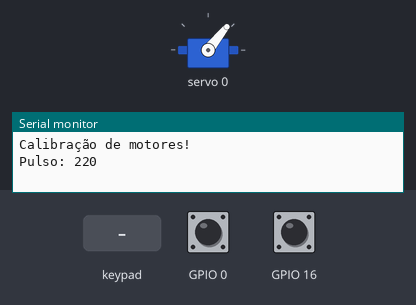
The sketch below on a simulated ESP32. Shown: servo, the last lines printed to the serial monitor. Inputs (shaded band) come from the test bench; at power-on: GPIO 0 HIGH, GPIO 16 HIGH.

Above: at 3.2 s.
3.3 s: key 'O' pressed
At 5.5 s:
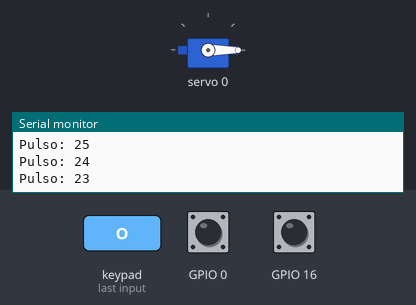
6.3 s: GPIO 0 pulled LOW for 0.15 s
7.9 s: key 'X' pressed
At 8.5 s:
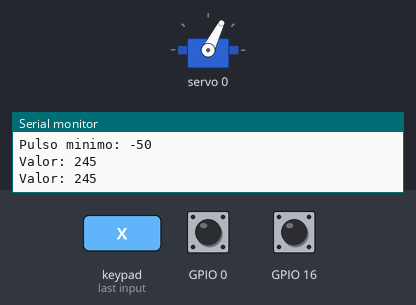
9.4 s: key 'S' pressed
At 12.5 s:
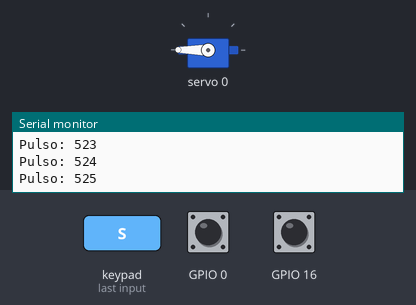
Timing chart, 0 to 13.4 s (numbered marks = the images above; inputs shaded):
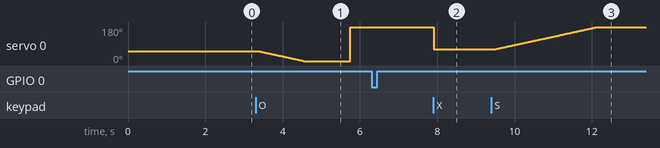

Measured:
- after the input at 7.9 s, servo 0: 180° → 63° at once
- after the input at 9.4 s, servo 0: moves from 63° to 180° over 2.6 s, starting after 0.12 s

The sketch:

calib_motores_3d.ino
```cpp
#define CUSTOM_SETTINGS
#define INCLUDE_GAMEPAD_MODULE
#include <DabbleESP32.h>
#include <Wire.h>
#include <Adafruit_PWMServoDriver.h>

Adafruit_PWMServoDriver pwm = Adafruit_PWMServoDriver();
int PULSO_MIN = 100;
int PULSO_MAX = 540;
int pulso = (PULSO_MAX-PULSO_MIN)/2;
int passinho = 5;
#define TEMPO 10


void setup() {
  Serial.begin(115200);
  Dabble.begin("Motor");
  Serial.println("Calibração de motores!");
  pinMode(0,INPUT_PULLUP);
  pinMode(16,INPUT_PULLUP);

  pwm.begin();
  pwm.setPWMFreq(50);  // This is the maximum PWM frequency

  pwm.setPWM(0, 0, pulso);
  Serial.println("Pulso: " + String(pulso));
  delay(2000);

}

bool cima = 0;
bool baixo = 0;
void loop(){
  // Serial.print(digitalRead(0));
  // Serial.println(digitalRead(16));
  Dabble.processInput();
  if (GamePad.isUpPressed()&&!cima){
    pulso+=passinho;
    pwm.setPWM(0, 0, pulso);
    Serial.println("Pulso: " + String(pulso));
    cima = !cima;
  }

  if (GamePad.isRightPressed()&&cima){
    pulso+=passinho;
    pwm.setPWM(0, 0, pulso);
    Serial.println("Pulso: " + String(pulso));
    cima = !cima;
  }

  if (GamePad.isDownPressed()&&!baixo){
    pulso-=passinho;
    pwm.setPWM(0, 0, pulso);
    Serial.println("Pulso: " + String(pulso));
    baixo = !baixo;
  }

  if (GamePad.isLeftPressed()&&baixo){
    pulso-=passinho;
    pwm.setPWM(0, 0, pulso);
    Serial.println("Pulso: " + String(pulso));
    baixo = !baixo;
  }

  if (GamePad.isSquarePressed()){
    while(true){
      pulso++;
      pwm.setPWM(0, 0, pulso);
      Serial.println("Pulso: " + String(pulso));
      delay(TEMPO);
      if (!digitalRead(16)){
        break;
      }
    }
    pulso-=2;
    pwm.setPWM(0, 0, pulso);
    PULSO_MAX = pulso;
    Serial.println("Pulso máximo: " + String(PULSO_MAX));
  }
  if (GamePad.isCirclePressed()){
    while(true){
      pulso--;
      pwm.setPWM(0, 0, pulso);
      Serial.println("Pulso: " + String(pulso));
      delay(TEMPO);
      if (!digitalRead(0)){
        break;
      }
    }
    pulso+=2;
    pwm.setPWM(0, 0, pulso);
    PULSO_MIN = pulso;
    Serial.println("Pulso minimo: " + String(PULSO_MIN));
  }
  if (GamePad.isTrianglePressed()){
    Serial.println("Faixa: " + String(PULSO_MIN) + " a " + String(PULSO_MAX));
  }
  if (GamePad.isCrossPressed()){
    pulso = int((PULSO_MAX+PULSO_MIN)/2);
    pwm.setPWM(0, 0, pulso);
    Serial.println("Valor: " + String(pulso));
  }
  delay(200);
}
```
